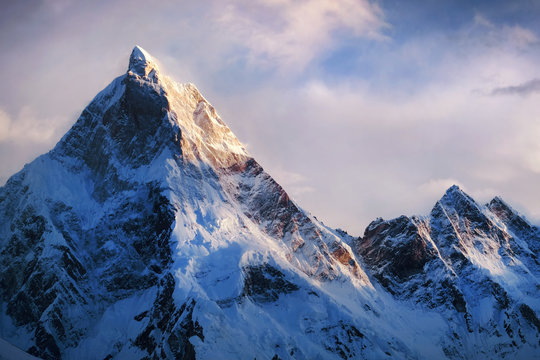
#> input picture lab2_svd/12345678.jpg, 540 x 360 px
$ jupyter execute SVD_image_compression-2.ipynb   (shell and % lines are left out)
#> lines starting #> are read from the running program, lines starting #| are printed output that depends on the picture
# Сжатие изображения методом SVD

[cell 1]
import numpy as np
import matplotlib.pyplot as plt
from PIL import Image

plt.rcParams['figure.dpi'] = 120

## Загрузка и подготовка изображения

[cell 2]
image_path = '12345678.jpg'  # путь к изображению
image = Image.open(image_path)
#> image is the input picture: PIL image 540x360 RGB; mean R, G, B 115.6, 126.3, 153.2

gray_image_pil = image.convert('L')
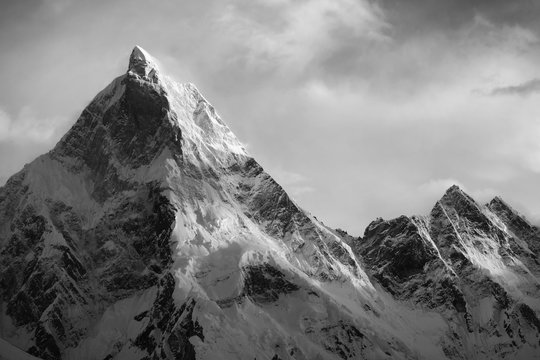
#> gray_image_pil: PIL image 540x360 L; min 1, max 254, mean 126.2
gray_image = np.asarray(gray_image_pil, dtype=np.float32) / 255.0

m, n = gray_image.shape
#> m = 360; n = 540
print(f'Размер изображения: {m} x {n}')
#| Размер изображения: 360 x 540

## SVD-разложение

[cell 3]
U, S, Vt = np.linalg.svd(gray_image, full_matrices=False)
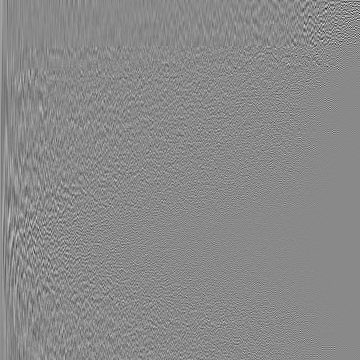
#> U: shape (360, 360) float32; min -0.47, max 0.402, mean 0.000164; drawn with min black and max white
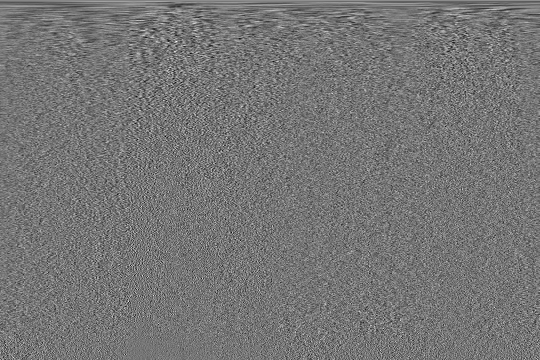
#> Vt: shape (360, 540) float32; min -0.23, max 0.268, mean 0.000129; drawn with min black and max white
#> S = 360 values, max 233.7 at index 0, min 0.0116 at index 359, mean 2.05

print('U:', U.shape)
#| U: (360, 360)
print('S:', S.shape)
#| S: (360,)
print('Vt:', Vt.shape)
#| Vt: (360, 540)

## Сжатие изображения

[cell 4]
k = min(50, min(m, n))
#> k = 50
print(f'Используем k = {k}')
#| Используем k = 50

S_k = np.diag(S[:k])
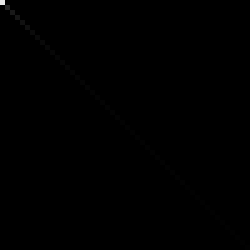
#> S_k: shape (50, 50) float32 (shown 5 times larger); min 0, max 233.7, mean 0.2

## Восстановление изображения

[cell 5]
approx_image = U[:, :k] @ S_k @ Vt[:k, :]
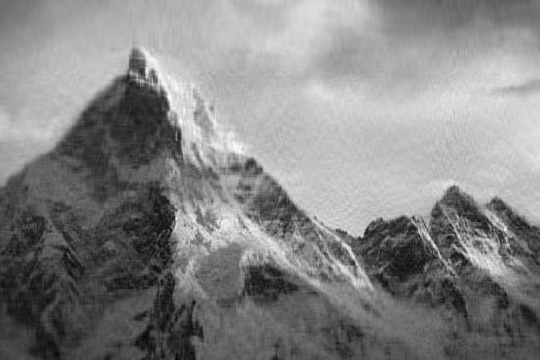
#> approx_image: shape (360, 540) float32; min -0.0487, max 0.989, mean 0.495; drawn with min black and max white

## Оценка сжатия

[cell 6]
original_elements = m * n
#> original_elements = 194400
compressed_elements = m * k + k + k * n
#> compressed_elements = 45050
compression_factor = original_elements / compressed_elements
#> compression_factor = 4.32

print(f'Исходное хранение: {original_elements} элементов')
#| Исходное хранение: 194400 элементов
print(f'SVD-хранение: {compressed_elements} элементов')
#| SVD-хранение: 45050 элементов
print(f'Коэффициент сжатия: {compression_factor:.2f}x')
#| Коэффициент сжатия: 4.32x

## Визуализация

[cell 7]
fig, axes = plt.subplots(1, 2, figsize=(10, 5))

axes[0].imshow(gray_image, cmap='gray')
axes[0].set_title('Оригинальное изображение')
axes[0].axis('off')

axes[1].imshow(approx_image, cmap='gray')
axes[1].set_title(f'Сжатое изображение (k={k})')
axes[1].axis('off')

plt.tight_layout()
plt.show()
